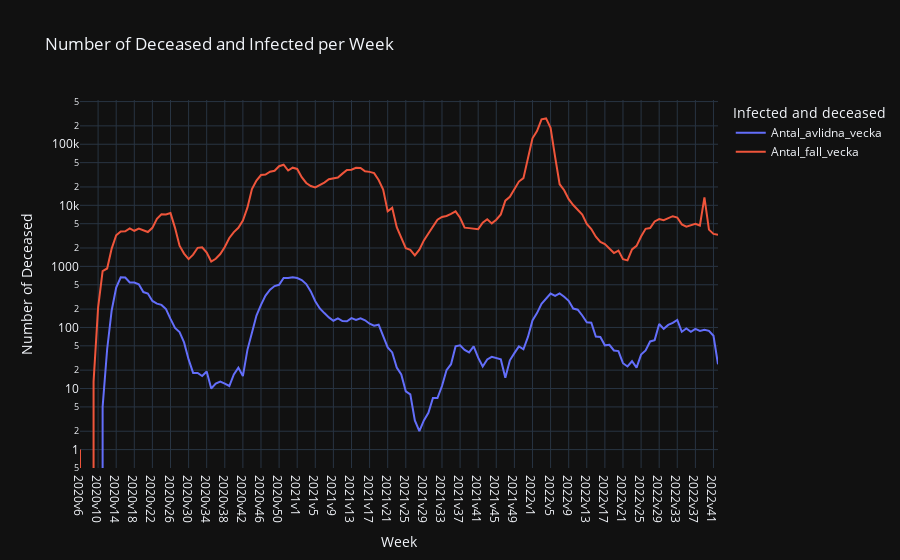

The cell this chart's notebook holds for it:
### Markdown cell above
The same as above but with plotly. Here we can take two values for y privided in a list. We also use the update_yaxes() methods to set the titles for our y values.

### Code cell
fig = px.line(
    df,
    x='Vecka',
    y=['Antal_avlidna_vecka', 'Antal_fall_vecka'],
    log_y=True,  # Set y-axis scale to logarithmic
    template='plotly_dark',
    labels=dict(Vecka="Week", value='Number of cases', variable='Infected and deceased'),
    title='Number of Deceased and Infected per Week',
)

fig.update_yaxes(title_text='Number of Deceased', row=1, col=1)
fig.update_yaxes(title_text='Number of Infected', row=1, col=2)

fig.write_html("Visualizations/number_of_deceased_and_infected_per_week.html")
fig.show()

### Figure 1 — Plotly figure (JSON) as saved in the notebook; plotly's stock layout.template omitted (floating-point values rounded to 4 significant figures; data arrays with more than 128 entries replaced by an {"elided": "..."} marker saying what was removed)
{"data": [{"hovertemplate": "Infected and deceased=Antal_avlidna_vecka<br>Week=%{x}<br>Number of cases=%{y}<extra></extra>", "legendgroup": "Antal_avlidna_vecka", "line": {"color": "#636efa", "dash": "solid"}, "marker": {"symbol": "circle"}, "mode": "lines", "name": "Antal_avlidna_vecka", "orientation": "v", "showlegend": true, "type": "scatter", "x": {"elided": "142 str values"}, "xaxis": "x", "y": {"elided": "142 int values"}, "yaxis": "y"}, {"hovertemplate": "Infected and deceased=Antal_fall_vecka<br>Week=%{x}<br>Number of cases=%{y}<extra></extra>", "legendgroup": "Antal_fall_vecka", "line": {"color": "#EF553B", "dash": "solid"}, "marker": {"symbol": "circle"}, "mode": "lines", "name": "Antal_fall_vecka", "orientation": "v", "showlegend": true, "type": "scatter", "x": {"elided": "142 str values"}, "xaxis": "x", "y": {"elided": "142 int values"}, "yaxis": "y"}], "layout": {"legend": {"title": {"text": "Infected and deceased"}, "tracegroupgap": 0}, "title": {"text": "Number of Deceased and Infected per Week"}, "xaxis": {"anchor": "y", "domain": [0, 1], "title": {"text": "Week"}}, "yaxis": {"anchor": "x", "domain": [0, 1], "title": {"text": "Number of Deceased"}, "type": "log"}}}
